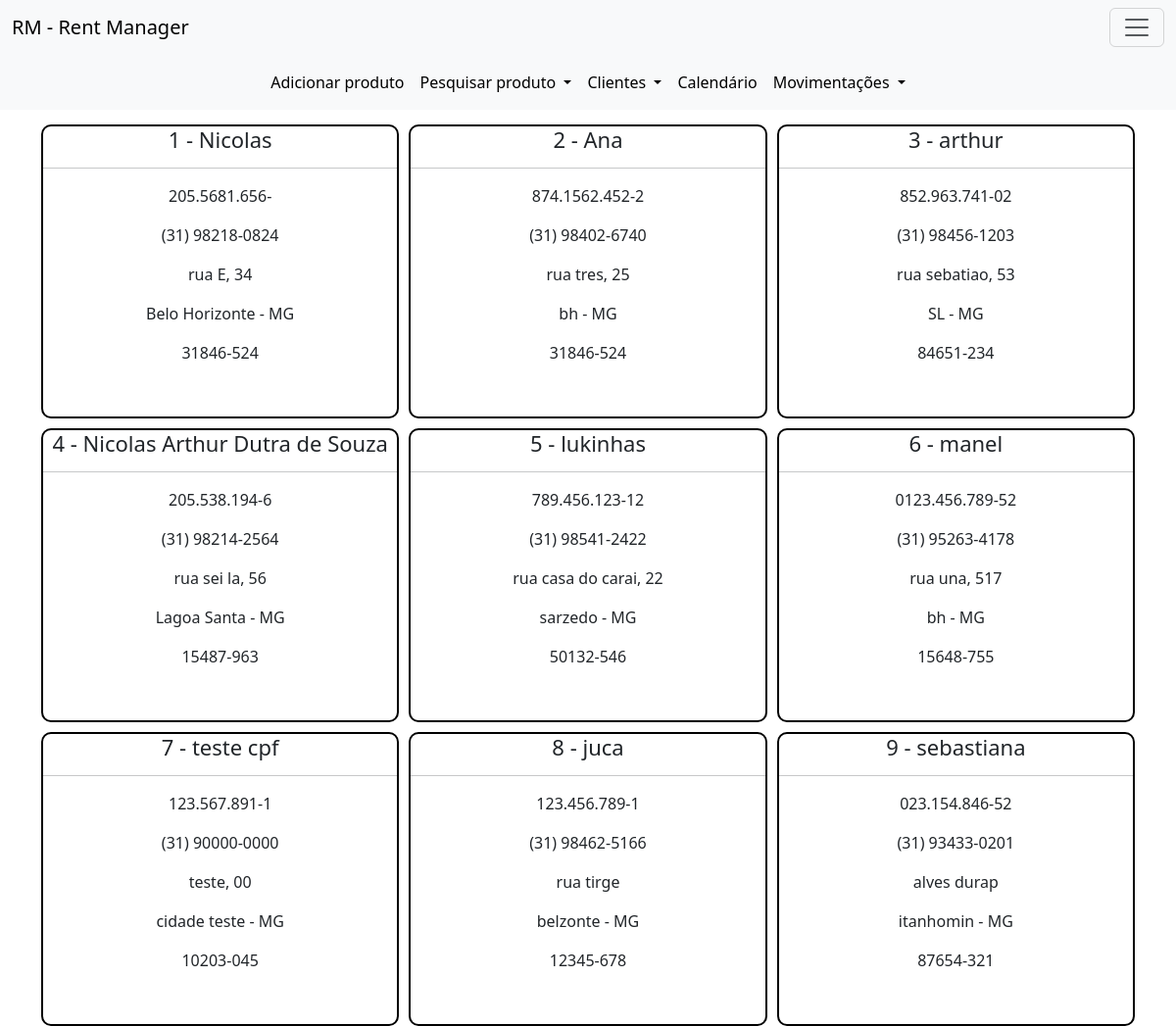
Before: /clientes with the older database file.
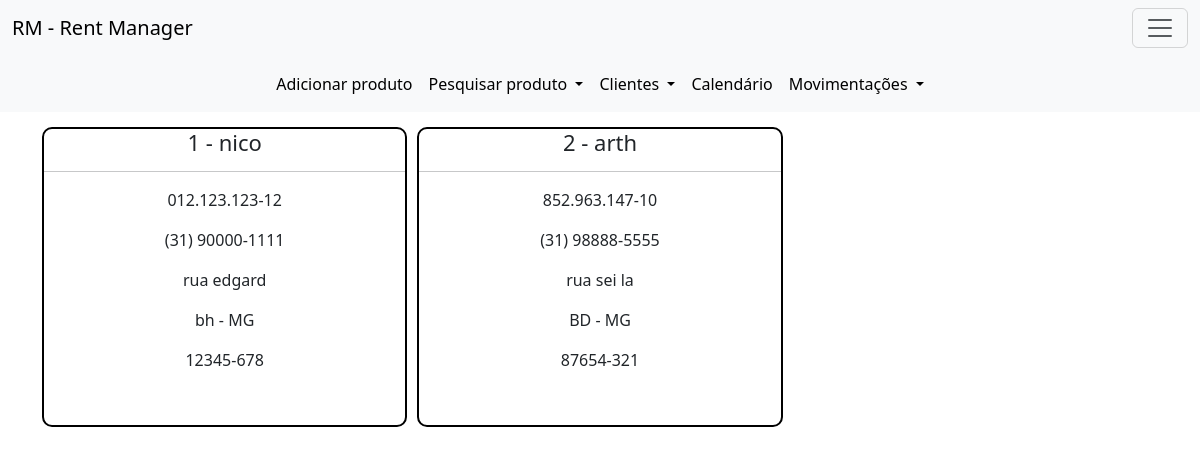
After: the same page with the newer database file.
### models.py (models this page shows)
class Clientes(database.Model, UserMixin):
    id = database.Column(database.Integer, primary_key=True)
    nome = database.Column(database.String, nullable=False)
    telefone = database.Column(database.String, nullable=False)
    endereco = database.Column(database.Text, nullable=False)
    cidade = database.Column(database.String, nullable=False)
    uf = database.Column(database.String, nullable=False) #multipla escolha
    cep = database.Column(database.String, nullable=False)
    cpf = database.Column(database.String, nullable=False)
    c_aluguel = database.relationship('Alugueis', backref='clientes', lazy=True)

### routes.py (the view)
@app.route('/clientes', methods=['GET', 'POST'])
def clientes():
    cliente = Clientes.query.with_entities(Clientes.id, Clientes.nome, Clientes.cpf, Clientes.telefone, Clientes.endereco, Clientes.cidade, Clientes.uf, Clientes.cep).all()
    return render_template('clientes.html', cliente=cliente)

### templates/clientes.html
{% extends "base.html" %}
{% block head %}
    <link rel="stylesheet" href="../static/css/clientes.css">
{% endblock %}
{% block body %}
    <div class="container">
        <div class="painel" style="text-align: center;">
            {% for id, nome, cpf, telefone, endereco, cidade, uf, cep in cliente %}
                <div class="client" style="border: 2px solid black;">
                    <h2>{{ id }} - {{ nome }}</h2>
                    <hr>
                    <p>{{ cpf }}</p>
                    <p>{{ telefone }}</p>
                    <p>{{ endereco }}</p>
                    <p>{{ cidade }} - {{ uf }}</p>
                    <p>{{ cep }}</p>
                </div>
            {% endfor %}
        </div>
    </div>
{% endblock %}

### templates/base.html (shortened to what this page needs)
<!DOCTYPE html>
<html lang="en">
<head>
    <link href="https://cdn.jsdelivr.net/npm/bootstrap@5.3.3/dist/css/bootstrap.min.css" rel="stylesheet">
    {% block head %}
    {% endblock %}
</head>
<body>
    {% include 'header.html' %}
    {% include 'navbar.html' %}
    {% block body %}
    {% endblock %}
</body>
</html>

### templates/header.html (shortened to what this page needs)
<nav class="navbar bg-body-tertiary">
    <div class="container-fluid">
      <a class="navbar-brand" href="#">RM - Rent Manager</a>
      <button class="navbar-toggler" type="button" data-bs-toggle="offcanvas" data-bs-target="#offcanvasNavbar" aria-controls="offcanvasNavbar" aria-label="Toggle navigation">
        <span class="navbar-toggler-icon"></span>
      </button>
    </div>
  </nav>

### templates/navbar.html (shortened to what this page needs)
<nav class="navbar navbar-expand-lg bg-body-tertiary">
    <div class="container-fluid">
      <div class="collapse navbar-collapse justify-content-center" id="navbarNavDropdown">
        <ul class="navbar-nav">
          <li class="nav-item">
            <a class="nav-link active" aria-current="page" href="{{ url_for('adcproduto') }}">Adicionar produto</a>
          </li>
          <li class="nav-item dropdown">
            <a class="nav-link active dropdown-toggle" href="#" role="button" data-bs-toggle="dropdown" aria-expanded="false">
              Pesquisar produto
            </a>
          </li>
          <li class="nav-item dropdown">
            <a class="nav-link active dropdown-toggle" href="#" role="button" data-bs-toggle="dropdown" aria-expanded="false">
              Clientes
            </a>
          </li>
          <li class="nav-item">
            <a class="nav-link active" aria-current="page" href="#">Calendário</a>
          </li>
          <li class="nav-item dropdown">
            <a class="nav-link active dropdown-toggle" href="#" role="button" data-bs-toggle="dropdown" aria-expanded="false">
              Movimentações
            </a>
          </li>
        </ul>
      </div>
    </div>
  </nav>

### static/css/clientes.css (style rules this page uses)
.container { margin-top: 15px; }
.painel { display: grid; grid-template-columns: repeat(auto-fill, minmax(300px, 1fr)); gap: 10px; }
.client { width: 100%; height: 300px; border-radius: 10px; }
h2 { font-size: 22px; }

Changed rows visible on the page:
removed Clientes: id "3", nome "arthur", cpf "852.963.741-02", telefone "(31) 98456-1203", endereco "rua sebatiao, 53", cidade "SL", uf "MG", cep "84651-234"
removed Clientes: id "4", nome "Nicolas Arthur Dutra de Souza", cpf "205.538.194-6", telefone "(31) 98214-2564", endereco "rua sei la, 56", cidade "Lagoa Santa", uf "MG", cep "15487-963"
removed Clientes: id "5", nome "lukinhas", cpf "789.456.123-12", telefone "(31) 98541-2422", endereco "rua casa do carai, 22", cidade "sarzedo", uf "MG", cep "50132-546"
removed Clientes: id "6", nome "manel", cpf "0123.456.789-52", telefone "(31) 95263-4178", endereco "rua una, 517", cidade "bh", uf "MG", cep "15648-755"
removed Clientes: id "7", nome "teste cpf", cpf "123.567.891-1", telefone "(31) 90000-0000", endereco "teste, 00", cidade "cidade teste", uf "MG", cep "10203-045"
removed Clientes: id "8", nome "juca", cpf "123.456.789-1", telefone "(31) 98462-5166", endereco "rua tirge", cidade "belzonte", uf "MG", cep "12345-678"
removed Clientes: id "9", nome "sebastiana", cpf "023.154.846-52", telefone "(31) 93433-0201", endereco "alves durap", cidade "itanhomin", uf "MG", cep "87654-321"
changed Clientes id 1: nome "Nicolas" → "nico"; cpf "205.5681.656-" → "012.123.123-12"; telefone "(31) 98218-0824" → "(31) 90000-1111"; endereco "rua E, 34" → "rua edgard"; cidade "Belo Horizonte" → "bh"; cep "31846-524" → "12345-678"
changed Clientes id 2: nome "Ana" → "arth"; cpf "874.1562.452-2" → "852.963.147-10"; telefone "(31) 98402-6740" → "(31) 98888-5555"; endereco "rua tres, 25" → "rua sei la"; cidade "bh" → "BD"; cep "31846-524" → "87654-321"
